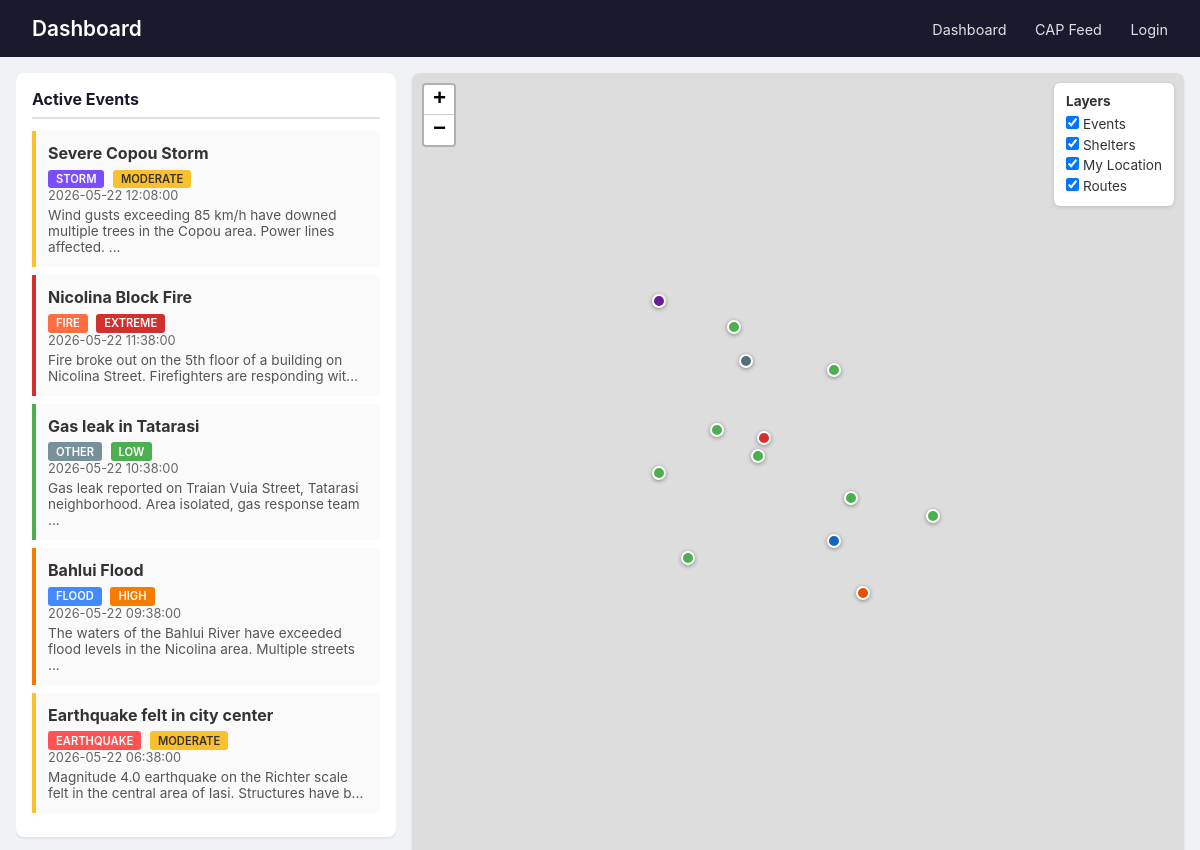
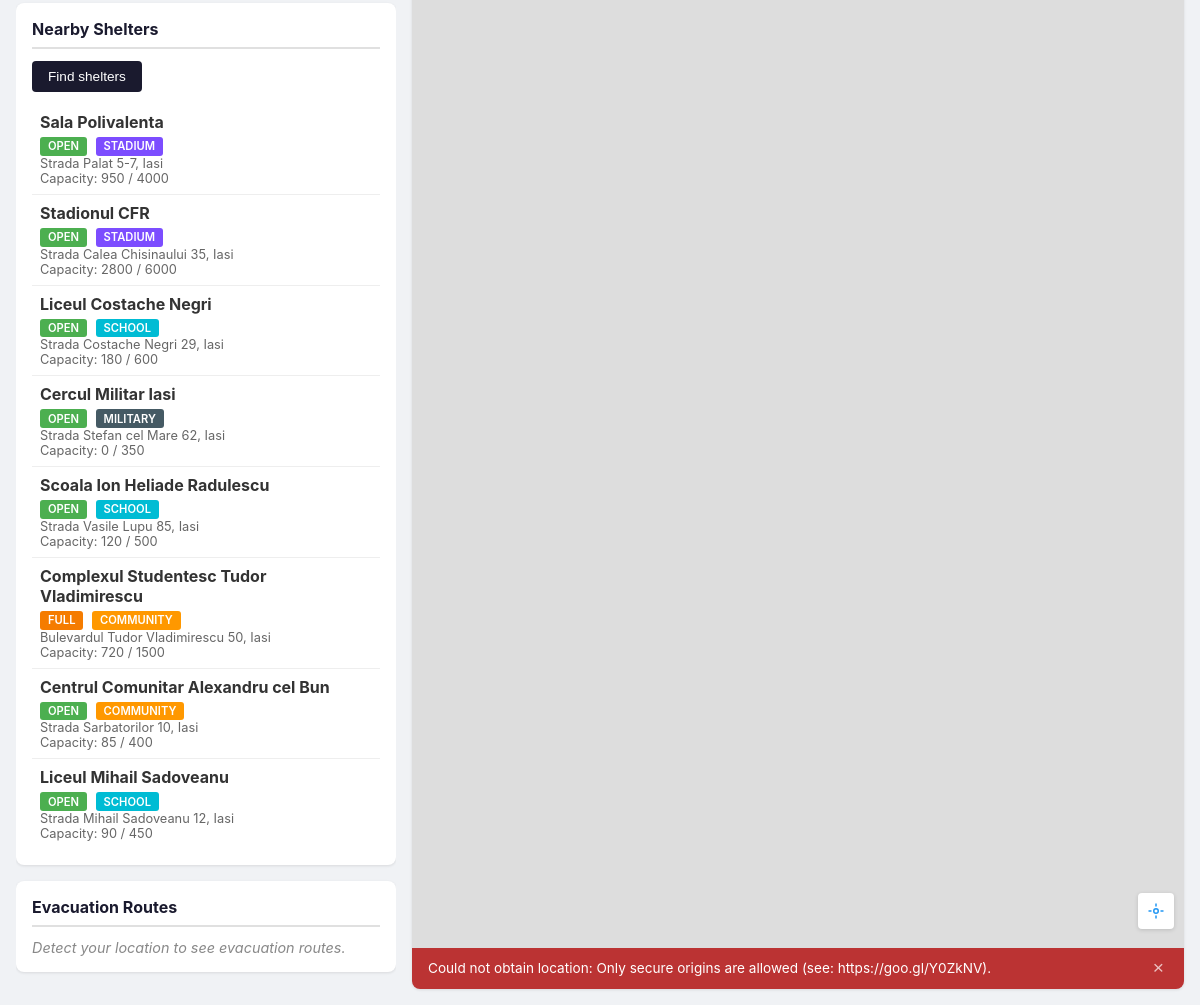
/dashboard, run on the app's committed database (2 pictures, top to bottom).
### tables this page shows
CREATE TABLE IF NOT EXISTS emergency_events (
    id              INT UNSIGNED NOT NULL AUTO_INCREMENT,
    event_type      ENUM('earthquake', 'flood', 'fire', 'storm', 'other') NOT NULL,
    title           VARCHAR(255) NOT NULL,
    description     TEXT,
    severity        ENUM('low', 'moderate', 'high', 'extreme') NOT NULL DEFAULT 'moderate',
    latitude        DECIMAL(10, 7),
    longitude       DECIMAL(10, 7),
    status          ENUM('active', 'resolved') NOT NULL DEFAULT 'active',
    started_at      TIMESTAMP NOT NULL DEFAULT CURRENT_TIMESTAMP,
    resolved_at     TIMESTAMP NULL DEFAULT NULL,
    created_at      TIMESTAMP NOT NULL DEFAULT CURRENT_TIMESTAMP,
    updated_at      TIMESTAMP NOT NULL DEFAULT CURRENT_TIMESTAMP ON UPDATE CURRENT_TIMESTAMP,
PRIMARY KEY (id));

CREATE TABLE IF NOT EXISTS shelters (
    id              INT UNSIGNED        NOT NULL AUTO_INCREMENT,
    name            VARCHAR(255)        NOT NULL,
    address         VARCHAR(500)        NOT NULL,
    latitude        DECIMAL(10, 7)      NOT NULL,
    longitude       DECIMAL(10, 7)      NOT NULL,
    geom_point      POINT               NOT NULL,
    capacity        INT UNSIGNED        NOT NULL DEFAULT 0,
    current_occupancy INT UNSIGNED      NOT NULL DEFAULT 0,
    shelter_type    ENUM('stadium', 'school', 'military', 'community', 'other') NOT NULL DEFAULT 'community',
    status          ENUM('open', 'full', 'closed') NOT NULL DEFAULT 'open',
    contact_phone   VARCHAR(30)         DEFAULT NULL,
    notes           TEXT                DEFAULT NULL,
    created_at      TIMESTAMP           NOT NULL DEFAULT CURRENT_TIMESTAMP,
    updated_at      TIMESTAMP           NOT NULL DEFAULT CURRENT_TIMESTAMP ON UPDATE CURRENT_TIMESTAMP,
    PRIMARY KEY (id),
    SPATIAL INDEX idx_shelters_geom (geom_point),
    INDEX idx_shelters_status (status)
);

### models/Event.php (called while the page is built, shortened)
<?php
class Event
{
    private $mysql;
    public function __construct($mysql)
    {
        $this->mysql = $mysql;
    }
    public function getActive()
    {
        if (
            !($stmt = $this->mysql->prepare(
                "SELECT id, event_type, title, description, severity, latitude, longitude, status, started_at
             FROM emergency_events
             WHERE status = 'active'
             ORDER BY started_at DESC"
            ))
        ) {
            return [false, 'Error preparing query: ' . $this->mysql->error];
        }
        if (!$stmt->execute()) {
            return [false, 'Error executing query: ' . $this->mysql->error];
        }
        if (!($result = $stmt->get_result())) {
            return [false, 'Error retrieving result: ' . $this->mysql->error];
        }
        $events = [];
        while ($row = $result->fetch_assoc()) {
            $events[] = $row;
        }
        return [true, $events];
    }
}

### models/Shelter.php (called while the page is built, shortened)
<?php
class Shelter
{
    private $mysql;
    public function __construct($mysql)
    {
        $this->mysql = $mysql;
    }
    public function getAll()
    {
        if (
            !($stmt = $this->mysql->prepare(
                "SELECT id, name, address, latitude, longitude, capacity, current_occupancy, shelter_type, status, contact_phone, notes
             FROM shelters WHERE status != 'closed'"
            ))
        ) {
            return [false, 'Error preparing query: ' . $this->mysql->error];
        }
        if (!$stmt->execute()) {
            return [false, 'Error executing query: ' . $this->mysql->error];
        }
        if (!($result = $stmt->get_result())) {
            return [false, 'Error retrieving result: ' . $this->mysql->error];
        }
        $shelters = [];
        while ($row = $result->fetch_assoc()) {
            $shelters[] = $row;
        }
        return [true, $shelters];
    }
}

### views/PublicDashboard.php (the view, shortened to what this page needs)
<!DOCTYPE html>
<html lang="en">
<head>
    <link rel="stylesheet" href="https://unpkg.com/leaflet@1.9.4/dist/leaflet.css" />
    <link rel="stylesheet" href="dashboard.css">
</head>
<body>
    <header class="dashboard-header">
        <div class="header-top">
            <h1>Dashboard</h1>
        </div>
        <nav id="headerNav">
            <a href="dashboard">Dashboard</a>
            <a href="cap-feed" target="_blank">CAP Feed</a>
            <?php if ($isLoggedIn): ?>
                <a class="logged-in" href="login">Logged in as <?php echo htmlspecialchars($username); ?></a>
            <?php else: ?>
                <a href="login">Login</a>
            <?php endif; ?>
        </nav>
    </header>
    <main class="dashboard-main">
        <div class="dashboard-content">
            <div class="sidebar">
                <section class="panel">
                    <h2>Active Events</h2>
                    <?php if (empty($events)): ?>
                        <p class="empty-state">No active emergencies.</p>
                    <?php else: ?>
                        <ul class="event-list">
                            <?php foreach ($events as $event): ?>
                                <li class="event-item severity-<?php echo htmlspecialchars($event['severity']); ?>"
                                    data-lat="<?php echo htmlspecialchars($event['latitude']); ?>"
                                    data-lng="<?php echo htmlspecialchars($event['longitude']); ?>">
                                    <strong><?php echo htmlspecialchars($event['title']); ?></strong>
                                    <span class="badge badge-<?php echo htmlspecialchars($event['event_type']); ?>">
                                        <?php echo htmlspecialchars($event['event_type']); ?>
                                    </span>
                                    <span class="badge badge-severity-<?php echo htmlspecialchars($event['severity']); ?>">
                                        <?php echo htmlspecialchars($event['severity']); ?>
                                    </span>
                                    <small><?php echo htmlspecialchars($event['started_at']); ?></small>
                                    <p><?php echo htmlspecialchars(mb_strimwidth($event['description'] ?? '', 0, 100, '...')); ?>
                                    </p>
                                </li>
                            <?php endforeach; ?>
                        </ul>
                    <?php endif; ?>
                </section>
                <section class="panel">
                    <h2>Nearby Shelters</h2>
                    <div class="location-controls">
                        <button id="locateBtn" class="btn">Find shelters</button>
                    </div>
                    <div id="shelterList" class="shelter-list">
                        <?php foreach ($shelters as $shelter): ?>
                            <div class="shelter-item" data-lat="<?php echo htmlspecialchars($shelter['latitude']); ?>"
                                data-lng="<?php echo htmlspecialchars($shelter['longitude']); ?>"
                                data-id="<?php echo htmlspecialchars($shelter['id']); ?>">
                                <strong><?php echo htmlspecialchars($shelter['name']); ?></strong>
                                <span class="badge badge-status-<?php echo htmlspecialchars($shelter['status']); ?>">
                                    <?php echo htmlspecialchars($shelter['status']); ?>
                                </span>
                                <span class="badge badge-type-<?php echo htmlspecialchars($shelter['shelter_type']); ?>">
                                    <?php echo htmlspecialchars($shelter['shelter_type']); ?>
                                </span>
                                <small><?php echo htmlspecialchars($shelter['address']); ?></small>
                                <small>Capacity:
                                    <?php echo htmlspecialchars($shelter['current_occupancy'] . ' / ' . $shelter['capacity']); ?></small>
                            </div>
                        <?php endforeach; ?>
                    </div>
                </section>
                <section class="panel">
                    <h2>Evacuation Routes</h2>
                    <div id="routeList" class="route-list">
                        <p class="empty-state">Detect your location to see evacuation routes.</p>
                    </div>
                </section>
            </div>
            <div class="map-container">
                <div id="map"></div>
                <div id="layerControls" class="layer-controls">
                    <strong>Layers</strong>
                    <label><input type="checkbox" id="toggleEvents" checked> Events</label>
                    <label><input type="checkbox" id="toggleShelters" checked> Shelters</label>
                    <label><input type="checkbox" id="toggleUser" checked> My Location</label>
                    <label><input type="checkbox" id="toggleRoutes" checked> Routes</label>
                </div>
                <button id="centerOnMe" class="map-btn center-on-me-btn" title="Center on my location">
                    <svg width="18" height="18" viewBox="0 0 24 24" fill="none" stroke="currentColor" stroke-width="2">
                        <circle cx="12" cy="12" r="3" />
                        <path d="M12 2v4M12 18v4M2 12h4M18 12h4" />
                    </svg>
                </button>
                <div id="locationBanner" class="location-banner location-banner--hidden">
                    <span id="locationBannerText">Obtaining location...</span>
                    <button class="location-banner-close"
                        onclick="document.querySelector('#locationBanner').classList.add('location-banner--hidden')">&times;</button>
                </div>
            </div>
        </div>
    </main>
</body>
</html>

### public/dashboard.css (style rules this page uses)
* { margin: 0; padding: 0; box-sizing: border-box; }
body { font-family: -apple-system, BlinkMacSystemFont, "Segoe UI", Roboto, sans-serif; background: #f0f2f5; color: #333; }
.dashboard-header { background: #1a1a2e; color: #fff; padding: 1rem 2rem; display: flex; justify-content: space-between; align-items: center; }
.dashboard-header h1 { font-size: 1.3rem; font-weight: 600; }
.dashboard-header nav a { color: #e0e0e0; text-decoration: none; margin-left: 1.5rem; font-size: 0.9rem; }
.dashboard-main { padding: 1rem; }
.dashboard-content { display: flex; gap: 1rem; height: calc(100vh - 4.5rem); }
.sidebar { width: 380px; min-width: 380px; overflow-y: auto; display: flex; flex-direction: column; gap: 1rem; }
.panel { background: #fff; border-radius: 8px; padding: 1rem; box-shadow: 0 1px 3px rgba(0, 0, 0, 0.1); }
.panel h2 { font-size: 1rem; margin-bottom: 0.75rem; color: #1a1a2e; border-bottom: 2px solid #e0e0e0; padding-bottom: 0.5rem; }
.empty-state { color: #888; font-style: italic; font-size: 0.9rem; }
.event-list { list-style: none; }
.event-item { padding: 0.75rem; border-left: 4px solid #ccc; margin-bottom: 0.5rem; background: #fafafa; border-radius: 0 4px 4px 0; cursor: pointer; }
.severity-extreme { border-left-color: #d32f2f; }
.severity-high { border-left-color: #f57c00; }
.severity-moderate { border-left-color: #fbc02d; }
.severity-low { border-left-color: #4caf50; }
.event-item strong { display: block; margin-bottom: 0.25rem; }
.event-item small { display: block; color: #666; font-size: 0.8rem; }
.event-item p { margin-top: 0.25rem; font-size: 0.85rem; color: #555; }
.badge { display: inline-block; padding: 0.15rem 0.5rem; border-radius: 3px; font-size: 0.7rem; font-weight: 600; text-transform: uppercase; margin-right: 0.25rem; }
.badge-earthquake { background: #ff5252; color: #fff; }
.badge-flood { background: #448aff; color: #fff; }
.badge-fire { background: #ff6e40; color: #fff; }
.badge-storm { background: #7c4dff; color: #fff; }
.badge-other { background: #78909c; color: #fff; }
.badge-severity-extreme { background: #d32f2f; color: #fff; }
.badge-severity-high { background: #f57c00; color: #fff; }
.badge-severity-moderate { background: #fbc02d; color: #333; }
.badge-severity-low { background: #4caf50; color: #fff; }
.badge-status-open { background: #4caf50; color: #fff; }
.badge-status-full { background: #f57c00; color: #fff; }
.location-controls { margin-bottom: 0.75rem; }
.btn { background: #1a1a2e; color: #fff; border: none; padding: 0.5rem 1rem; border-radius: 4px; cursor: pointer; font-size: 0.85rem; }
.shelter-list .shelter-item { padding: 0.5rem; border-bottom: 1px solid #eee; cursor: pointer; }
.shelter-list .shelter-item:last-child { border-bottom: none; }
.shelter-item strong { display: block; margin-bottom: 0.15rem; }
.shelter-item small { display: block; font-size: 0.8rem; color: #666; }
.map-container { flex: 1; border-radius: 8px; overflow: hidden; box-shadow: 0 1px 3px rgba(0, 0, 0, 0.1); position: relative; }
#map { width: 100%; height: 100%; }
.location-controls { display: flex; align-items: center; gap: 0.5rem; flex-wrap: wrap; }
.badge-type-stadium { background: #7c4dff; color: #fff; }
.badge-type-school { background: #00bcd4; color: #fff; }
.badge-type-military { background: #455a64; color: #fff; }
.badge-type-community { background: #ff9800; color: #fff; }
.location-banner { position: absolute; bottom: 0; left: 0; right: 0; z-index: 500; background: rgba(26, 26, 46, 0.88); color: #fff; padding: 0.6rem 1rem; font-size: 0.85rem; display: flex; align-items: center; gap: 0.5rem; }
.location-banner--error { background: rgba(183, 28, 28, 0.88); }
.location-banner-close { background: none; border: none; color: #fff; font-size: 1.2rem; margin-left: auto; cursor: pointer; padding: 0 0.25rem; opacity: 0.7; }
.layer-controls { position: absolute; top: 10px; right: 10px; background: #fff; border-radius: 6px; padding: 0.6rem 0.75rem; box-shadow: 0 1px 4px rgba(0, 0, 0, 0.15); z-index: 1000; font-size: 0.85rem; }
.layer-controls label { display: block; padding: 0.15rem 0; cursor: pointer; }
.layer-controls strong { display: block; margin-bottom: 0.3rem; }
.map-btn { position: absolute; right: 10px; width: 36px; height: 36px; background: #fff; border: none; border-radius: 4px; box-shadow: 0 1px 4px rgba(0, 0, 0, 0.15); cursor: pointer; z-index: 1000; display: flex; align-items: center; justify-content: center; color: #2196f3; }
.center-on-me-btn { bottom: 60px; }

### data on the page
emergency_events: title "Severe Copou Storm", event_type "STORM", severity "MODERATE", started_at "2026-05-22 12:08:00", description "Wind gusts exceeding 85 km/h have downed multiple trees in the Copou area. Power lines affected. ..."
emergency_events: title "Nicolina Block Fire", event_type "FIRE", severity "EXTREME", started_at "2026-05-22 11:38:00", description "Fire broke out on the 5th floor of a building on Nicolina Street. Firefighters are responding wit..."
emergency_events: title "Gas leak in Tatarasi", event_type "OTHER", severity "LOW", started_at "2026-05-22 10:38:00", description "Gas leak reported on Traian Vuia Street, Tatarasi neighborhood. Area isolated, gas response team ..."
emergency_events: title "Bahlui Flood", event_type "FLOOD", severity "HIGH", started_at "2026-05-22 09:38:00", description "The waters of the Bahlui River have exceeded flood levels in the Nicolina area. Multiple streets ..."
emergency_events: title "Earthquake felt in city center", event_type "EARTHQUAKE", severity "MODERATE", started_at "2026-05-22 06:38:00", description "Magnitude 4.0 earthquake on the Richter scale felt in the central area of Iasi. Structures have b..."
shelters: name "Sala Polivalenta", status "OPEN", shelter_type "STADIUM", address "Strada Palat 5-7, Iasi", current_occupancy+capacity "950 / 4000"
shelters: name "Stadionul CFR", status "OPEN", shelter_type "STADIUM", address "Strada Calea Chisinaului 35, Iasi", current_occupancy+capacity "2800 / 6000"
shelters: name "Liceul Costache Negri", status "OPEN", shelter_type "SCHOOL", address "Strada Costache Negri 29, Iasi", current_occupancy+capacity "180 / 600"
shelters: name "Cercul Militar Iasi", status "OPEN", shelter_type "MILITARY", address "Strada Stefan cel Mare 62, Iasi", current_occupancy+capacity "0 / 350"
shelters: name "Scoala Ion Heliade Radulescu", status "OPEN", shelter_type "SCHOOL", address "Strada Vasile Lupu 85, Iasi", current_occupancy+capacity "120 / 500"
shelters: name "Complexul Studentesc Tudor Vladimirescu", status "FULL", shelter_type "COMMUNITY", address "Bulevardul Tudor Vladimirescu 50, Iasi", current_occupancy+capacity "720 / 1500"
shelters: name "Centrul Comunitar Alexandru cel Bun", status "OPEN", shelter_type "COMMUNITY", address "Strada Sarbatorilor 10, Iasi", current_occupancy+capacity "85 / 400"
shelters: name "Liceul Mihail Sadoveanu", status "OPEN", shelter_type "SCHOOL", address "Strada Mihail Sadoveanu 12, Iasi", current_occupancy+capacity "90 / 450"
